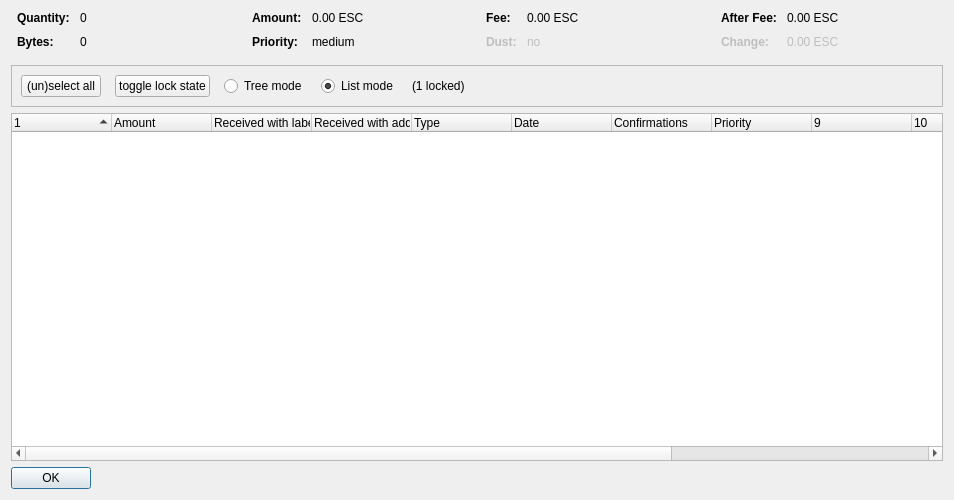
<?xml version="1.0" encoding="UTF-8"?>
<ui version="4.0">
 <class>CoinControlDialog</class>
 <widget class="QDialog" name="CoinControlDialog">
  <property name="geometry">
   <rect>
    <x>0</x>
    <y>0</y>
    <width>954</width>
    <height>500</height>
   </rect>
  </property>
  <property name="windowTitle">
   <string>Coin Selection</string>
  </property>
  <layout class="QVBoxLayout" name="verticalLayout">
   <item>
    <layout class="QHBoxLayout" name="horizontalLayoutTop" stretch="0,0,0,0">
     <property name="topMargin">
      <number>0</number>
     </property>
     <property name="bottomMargin">
      <number>10</number>
     </property>
     <item>
      <layout class="QFormLayout" name="formLayoutCoinControl1">
       <property name="horizontalSpacing">
        <number>10</number>
       </property>
       <property name="verticalSpacing">
        <number>10</number>
       </property>
       <property name="leftMargin">
        <number>6</number>
       </property>
       <property name="rightMargin">
        <number>6</number>
       </property>
       <item row="0" column="0">
        <widget class="QLabel" name="labelCoinControlQuantityText">
         <property name="font">
          <font>
           <weight>75</weight>
           <bold>true</bold>
          </font>
         </property>
         <property name="text">
          <string>Quantity:</string>
         </property>
        </widget>
       </item>
       <item row="0" column="1">
        <widget class="QLabel" name="labelCoinControlQuantity">
         <property name="cursor">
          <cursorShape>IBeamCursor</cursorShape>
         </property>
         <property name="contextMenuPolicy">
          <enum>Qt::ActionsContextMenu</enum>
         </property>
         <property name="text">
          <string notr="true">0</string>
         </property>
         <property name="textInteractionFlags">
          <set>Qt::LinksAccessibleByMouse|Qt::TextSelectableByKeyboard|Qt::TextSelectableByMouse</set>
         </property>
        </widget>
       </item>
       <item row="1" column="0">
        <widget class="QLabel" name="labelCoinControlBytesText">
         <property name="font">
          <font>
           <weight>75</weight>
           <bold>true</bold>
          </font>
         </property>
         <property name="text">
          <string>Bytes:</string>
         </property>
        </widget>
       </item>
       <item row="1" column="1">
        <widget class="QLabel" name="labelCoinControlBytes">
         <property name="cursor">
          <cursorShape>IBeamCursor</cursorShape>
         </property>
         <property name="contextMenuPolicy">
          <enum>Qt::ActionsContextMenu</enum>
         </property>
         <property name="text">
          <string notr="true">0</string>
         </property>
         <property name="textInteractionFlags">
          <set>Qt::LinksAccessibleByMouse|Qt::TextSelectableByKeyboard|Qt::TextSelectableByMouse</set>
         </property>
        </widget>
       </item>
      </layout>
     </item>
     <item>
      <layout class="QFormLayout" name="formLayoutCoinControl2">
       <property name="horizontalSpacing">
        <number>10</number>
       </property>
       <property name="verticalSpacing">
        <number>10</number>
       </property>
       <property name="leftMargin">
        <number>6</number>
       </property>
       <property name="rightMargin">
        <number>6</number>
       </property>
       <item row="0" column="0">
        <widget class="QLabel" name="labelCoinControlAmountText">
         <property name="font">
          <font>
           <weight>75</weight>
           <bold>true</bold>
          </font>
         </property>
         <property name="text">
          <string>Amount:</string>
         </property>
        </widget>
       </item>
       <item row="0" column="1">
        <widget class="QLabel" name="labelCoinControlAmount">
         <property name="cursor">
          <cursorShape>IBeamCursor</cursorShape>
         </property>
         <property name="contextMenuPolicy">
          <enum>Qt::ActionsContextMenu</enum>
         </property>
         <property name="text">
          <string notr="true">0.00 ESC</string>
         </property>
         <property name="textInteractionFlags">
          <set>Qt::LinksAccessibleByMouse|Qt::TextSelectableByKeyboard|Qt::TextSelectableByMouse</set>
         </property>
        </widget>
       </item>
       <item row="1" column="0">
        <widget class="QLabel" name="labelCoinControlPriorityText">
         <property name="font">
          <font>
           <weight>75</weight>
           <bold>true</bold>
          </font>
         </property>
         <property name="text">
          <string>Priority:</string>
         </property>
        </widget>
       </item>
       <item row="1" column="1">
        <widget class="QLabel" name="labelCoinControlPriority">
         <property name="cursor">
          <cursorShape>IBeamCursor</cursorShape>
         </property>
         <property name="contextMenuPolicy">
          <enum>Qt::ActionsContextMenu</enum>
         </property>
         <property name="text">
          <string>medium</string>
         </property>
         <property name="textInteractionFlags">
          <set>Qt::LinksAccessibleByMouse|Qt::TextSelectableByKeyboard|Qt::TextSelectableByMouse</set>
         </property>
        </widget>
       </item>
      </layout>
     </item>
     <item>
      <layout class="QFormLayout" name="formLayoutCoinControl3">
       <property name="horizontalSpacing">
        <number>10</number>
       </property>
       <property name="verticalSpacing">
        <number>10</number>
       </property>
       <property name="leftMargin">
        <number>6</number>
       </property>
       <property name="rightMargin">
        <number>6</number>
       </property>
       <item row="0" column="0">
        <widget class="QLabel" name="labelCoinControlFeeText">
         <property name="font">
          <font>
           <weight>75</weight>
           <bold>true</bold>
          </font>
         </property>
         <property name="text">
          <string>Fee:</string>
         </property>
        </widget>
       </item>
       <item row="0" column="1">
        <widget class="QLabel" name="labelCoinControlFee">
         <property name="cursor">
          <cursorShape>IBeamCursor</cursorShape>
         </property>
         <property name="contextMenuPolicy">
          <enum>Qt::ActionsContextMenu</enum>
         </property>
         <property name="text">
          <string notr="true">0.00 ESC</string>
         </property>
         <property name="textInteractionFlags">
          <set>Qt::LinksAccessibleByMouse|Qt::TextSelectableByKeyboard|Qt::TextSelectableByMouse</set>
         </property>
        </widget>
       </item>
       <item row="1" column="0">
        <widget class="QLabel" name="labelCoinControlLowOutputText">
         <property name="enabled">
          <bool>false</bool>
         </property>
         <property name="font">
          <font>
           <weight>75</weight>
           <bold>true</bold>
          </font>
         </property>
         <property name="text">
          <string>Dust:</string>
         </property>
        </widget>
       </item>
       <item row="1" column="1">
        <widget class="QLabel" name="labelCoinControlLowOutput">
         <property name="enabled">
          <bool>false</bool>
         </property>
         <property name="cursor">
          <cursorShape>IBeamCursor</cursorShape>
         </property>
         <property name="contextMenuPolicy">
          <enum>Qt::ActionsContextMenu</enum>
         </property>
         <property name="text">
          <string>no</string>
         </property>
         <property name="textInteractionFlags">
          <set>Qt::LinksAccessibleByMouse|Qt::TextSelectableByKeyboard|Qt::TextSelectableByMouse</set>
         </property>
        </widget>
       </item>
      </layout>
     </item>
     <item>
      <layout class="QFormLayout" name="formLayoutCoinControl4">
       <property name="horizontalSpacing">
        <number>10</number>
       </property>
       <property name="verticalSpacing">
        <number>10</number>
       </property>
       <property name="leftMargin">
        <number>6</number>
       </property>
       <property name="rightMargin">
        <number>6</number>
       </property>
       <item row="0" column="0">
        <widget class="QLabel" name="labelCoinControlAfterFeeText">
         <property name="font">
          <font>
           <weight>75</weight>
           <bold>true</bold>
          </font>
         </property>
         <property name="text">
          <string>After Fee:</string>
         </property>
        </widget>
       </item>
       <item row="0" column="1">
        <widget class="QLabel" name="labelCoinControlAfterFee">
         <property name="cursor">
          <cursorShape>IBeamCursor</cursorShape>
         </property>
         <property name="contextMenuPolicy">
          <enum>Qt::ActionsContextMenu</enum>
         </property>
         <property name="text">
          <string notr="true">0.00 ESC</string>
         </property>
         <property name="textInteractionFlags">
          <set>Qt::LinksAccessibleByMouse|Qt::TextSelectableByKeyboard|Qt::TextSelectableByMouse</set>
         </property>
        </widget>
       </item>
       <item row="1" column="0">
        <widget class="QLabel" name="labelCoinControlChangeText">
         <property name="enabled">
          <bool>false</bool>
         </property>
         <property name="font">
          <font>
           <weight>75</weight>
           <bold>true</bold>
          </font>
         </property>
         <property name="text">
          <string>Change:</string>
         </property>
        </widget>
       </item>
       <item row="1" column="1">
        <widget class="QLabel" name="labelCoinControlChange">
         <property name="enabled">
          <bool>false</bool>
         </property>
         <property name="cursor">
          <cursorShape>IBeamCursor</cursorShape>
         </property>
         <property name="contextMenuPolicy">
          <enum>Qt::ActionsContextMenu</enum>
         </property>
         <property name="text">
          <string notr="true">0.00 ESC</string>
         </property>
         <property name="textInteractionFlags">
          <set>Qt::LinksAccessibleByMouse|Qt::TextSelectableByKeyboard|Qt::TextSelectableByMouse</set>
         </property>
        </widget>
       </item>
      </layout>
     </item>
    </layout>
   </item>
   <item>
    <widget class="QFrame" name="frame">
     <property name="minimumSize">
      <size>
       <width>0</width>
       <height>40</height>
      </size>
     </property>
     <property name="frameShape">
      <enum>QFrame::StyledPanel</enum>
     </property>
     <property name="frameShadow">
      <enum>QFrame::Sunken</enum>
     </property>
     <layout class="QHBoxLayout" name="horizontalLayout">
      <item>
       <layout class="QHBoxLayout" name="horizontalLayoutPanel" stretch="0,0,0,0,0,0">
        <property name="spacing">
         <number>14</number>
        </property>
        <item>
         <widget class="QPushButton" name="pushButtonSelectAll">
          <property name="sizePolicy">
           <sizepolicy hsizetype="Maximum" vsizetype="Fixed">
            <horstretch>0</horstretch>
            <verstretch>0</verstretch>
           </sizepolicy>
          </property>
          <property name="text">
           <string>(un)select all</string>
          </property>
          <property name="autoDefault">
           <bool>false</bool>
          </property>
         </widget>
        </item>
        <item>
         <widget class="QPushButton" name="pushButtonToggleLock">
          <property name="sizePolicy">
           <sizepolicy hsizetype="Maximum" vsizetype="Fixed">
            <horstretch>0</horstretch>
            <verstretch>0</verstretch>
           </sizepolicy>
          </property>
          <property name="text">
           <string>toggle lock state</string>
          </property>
          <property name="autoDefault">
           <bool>false</bool>
          </property>
         </widget>
        </item>
        <item>
         <widget class="QRadioButton" name="radioTreeMode">
          <property name="sizePolicy">
           <sizepolicy hsizetype="Maximum" vsizetype="Fixed">
            <horstretch>0</horstretch>
            <verstretch>0</verstretch>
           </sizepolicy>
          </property>
          <property name="text">
           <string>Tree mode</string>
          </property>
         </widget>
        </item>
        <item>
         <widget class="QRadioButton" name="radioListMode">
          <property name="sizePolicy">
           <sizepolicy hsizetype="Maximum" vsizetype="Fixed">
            <horstretch>0</horstretch>
            <verstretch>0</verstretch>
           </sizepolicy>
          </property>
          <property name="text">
           <string>List mode</string>
          </property>
          <property name="checked">
           <bool>true</bool>
          </property>
         </widget>
        </item>
        <item>
         <widget class="QLabel" name="labelLocked">
          <property name="text">
           <string>(1 locked)</string>
          </property>
         </widget>
        </item>
        <item>
         <spacer name="horizontalSpacer">
          <property name="orientation">
           <enum>Qt::Horizontal</enum>
          </property>
          <property name="sizeHint" stdset="0">
           <size>
            <width>40</width>
            <height>20</height>
           </size>
          </property>
         </spacer>
        </item>
       </layout>
      </item>
     </layout>
    </widget>
   </item>
   <item>
    <widget class="CoinControlTreeWidget" name="treeWidget">
     <property name="contextMenuPolicy">
      <enum>Qt::CustomContextMenu</enum>
     </property>
     <property name="sortingEnabled">
      <bool>false</bool>
     </property>
     <property name="columnCount">
      <number>13</number>
     </property>
     <attribute name="headerShowSortIndicator" stdset="0">
      <bool>true</bool>
     </attribute>
     <attribute name="headerStretchLastSection">
      <bool>false</bool>
     </attribute>
     <column>
      <property name="text">
       <string/>
      </property>
     </column>
     <column>
      <property name="text">
       <string>Amount</string>
      </property>
     </column>
     <column>
      <property name="text">
       <string>Received with label</string>
      </property>
     </column>
     <column>
      <property name="text">
       <string>Received with address</string>
      </property>
     </column>
     <column>
      <property name="text">
	<string>Type</string>
      </property>
     </column>
     <column>
      <property name="text">	 
       <string>Date</string>
      </property>
     </column>
     <column>
      <property name="text">
       <string>Confirmations</string>
      </property>
      <property name="toolTip">
       <string>Confirmed</string>
      </property>
     </column>
     <column>
      <property name="text">
       <string>Priority</string>
      </property>
     </column>
     <column>
      <property name="text">
       <string/>
      </property>
     </column>
     <column>
      <property name="text">
       <string/>
      </property>
     </column>
     <column>
      <property name="text">
       <string/>
      </property>
     </column>
     <column>
      <property name="text">
       <string/>
      </property>
     </column>
     <column>
      <property name="text">
       <string/>
      </property>
     </column>
    </widget>
   </item>
   <item>
    <widget class="QDialogButtonBox" name="buttonBox">
     <property name="sizePolicy">
      <sizepolicy hsizetype="Maximum" vsizetype="Fixed">
       <horstretch>0</horstretch>
       <verstretch>0</verstretch>
      </sizepolicy>
     </property>
     <property name="orientation">
      <enum>Qt::Horizontal</enum>
     </property>
     <property name="standardButtons">
      <set>QDialogButtonBox::Ok</set>
     </property>
    </widget>
   </item>
  </layout>
 </widget>
 <customwidgets>
  <customwidget>
   <class>CoinControlTreeWidget</class>
   <extends>QTreeWidget</extends>
   <header>coincontroltreewidget.h</header>
  </customwidget>
 </customwidgets>
 <resources/>
 <connections/>
</ui>
